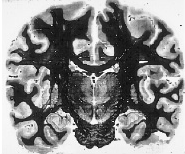
#> input picture semana 10/imagens/Cerebro.png, 185 x 154 px, found by its file name
$ python q10d.py
#> lines starting #> are read from the running program, lines starting #| are printed output that depends on the picture
from PIL import Image
import numpy as np

img = Image.open(r'C:\Users\David\Desktop\RP-2022.1\semana 10\imagens\Cerebro.png')
#> img is the input picture: PIL image 185x154 RGB; min 10, max 255, mean 137
maxi = np.amax(np.array(img))
#> maxi = 255

for gama in np.arange(1,3,0.5):
    im = np.array(img)
    c = (maxi)**(1-gama)
    for i in range(len(im)):
        for k in range(len(im[i])):
            im[i][k] = c*(im[i][k]**gama)
    im = Image.fromarray(im)
    im.save("Resultado_"+str(gama)+".png")
#> this loop made 4 passes
#> c on passes 1 to 4: 1, 0.0626, 0.00392, 0.000246
#> pass 2, `im = Image.fromarray(im)`:
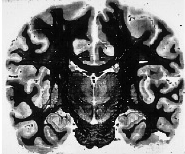
#> im: PIL image 185x154 RGB; min 1, max 255, mean 114.8
#> pass 3, `im = Image.fromarray(im)`:
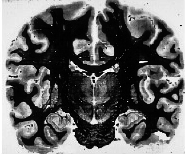
#> im: PIL image 185x154 RGB; min 0, max 255, mean 100.9
#> after the loop:
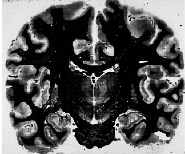
#> im: PIL image 185x154 RGB; min 0, max 255, mean 91.1

$ run again, with semana 10/imagens/Celula.png copied over semana 10/imagens/Cerebro.png
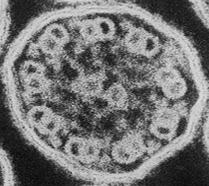
#> input picture semana 10/imagens/Celula.png, 209 x 186 px, found by its file name
#> img is the input picture: PIL image 209x186 RGB; min 4, max 220, mean 116.3
#> maxi = 220
#> the loop `for gama in np.arange(1,3,0.5):` made 4 passes
#> c on passes 1 to 4: 1, 0.0674, 0.00455, 0.000306
#> pass 2, `im = Image.fromarray(im)`:
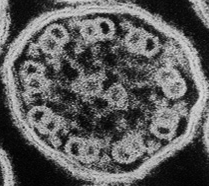
#> im: PIL image 209x186 RGB; min 0, max 220, mean 92.5
#> pass 3, `im = Image.fromarray(im)`:
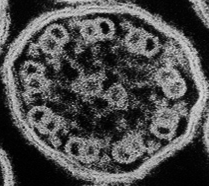
#> im: PIL image 209x186 RGB; min 0, max 220, mean 76.7
